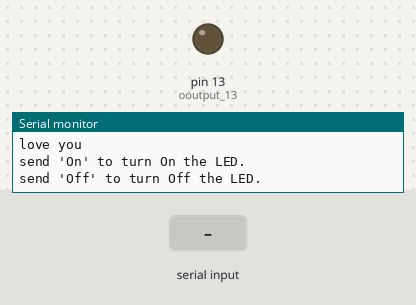
Bench run of a sketch on a simulated Arduino Uno, built with avr-gcc and run on an emulated ATmega328P. Parts: output pins drawn as LEDs (lit = HIGH), the last lines printed to the serial monitor. The test bench sets the inputs (shaded band).

Above: at 1.2 s.
1.3 s: "On" received over Serial
At 2.2 s:
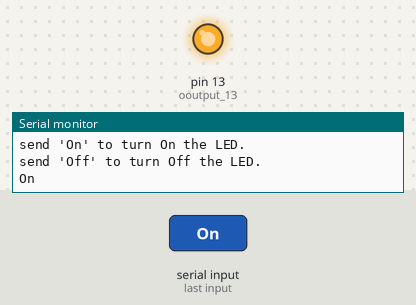
2.8 s: "Off" received over Serial
At 3.4 s:
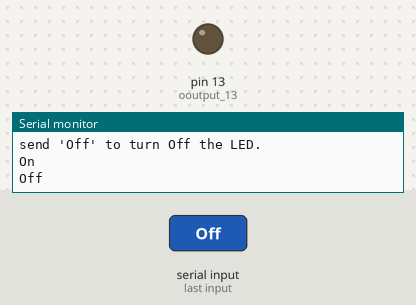
Timing chart, 0 to 5.8 s (numbered marks = the images above; inputs shaded):
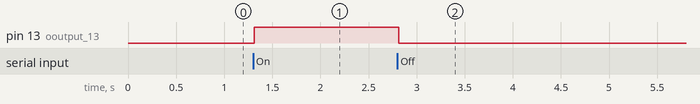

The sketch:

serialBlink.ino
```cpp
void setup() {
  // initialize digital pin LED_BUILTIN as
  Serial.begin(9600);//Sets the data rate in bits per second
  Serial.setTimeout(10);//sets the maximum milliseconds to wait
  Serial.println("love you");// read out love you than make new line
  Serial.println("send 'On' to turn On the LED.");//send on to serial monitor
  Serial.println("send 'Off' to turn Off the LED.");//send off to serial monitor
  pinMode(LED_BUILTIN, OUTPUT);// ooutput 13
}

// the loop function runs over and over again forever
void loop() {
  if (Serial.available() > 0) {// if anything there you can read it
    String command;// create a string
    command = Serial.readString();// serial.readString become command
    command.trim();// it fill command
    if (command == "On") {// if on is written will trun on 13
      digitalWrite(13, HIGH);// send energy
      Serial.println("On");// show it on
    }
    else if (command == "Off") {//if off is written will trun off 13
      digitalWrite(13, LOW);// dont send energy
      Serial.println("Off");// will show off
    }
  }
}
```

Measured:
- after the input at 1.3 s, pin 13 (ooutput_13): LOW → HIGH at once
- after the input at 2.8 s, pin 13 (ooutput_13): HIGH → LOW at once
